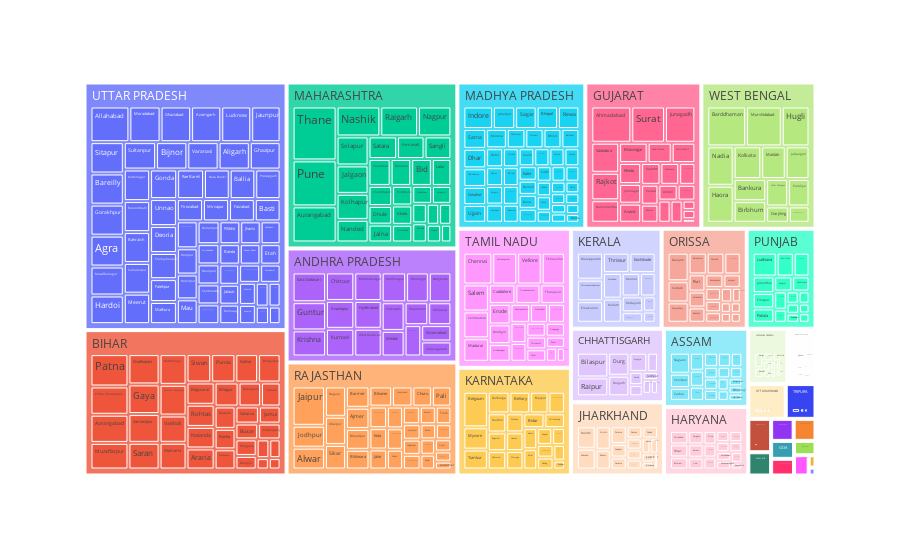

This figure's notebook cell:
### Code cell
px.treemap(temp,path=["State name","District name"],values="Population")

### Figure 1 — Plotly figure (JSON) as saved in the notebook; plotly's stock layout.template omitted (floating-point values rounded to 4 significant figures; data arrays with more than 128 entries replaced by an {"elided": "..."} marker saying what was removed)
{"data": [{"branchvalues": "total", "domain": {"x": [0, 1], "y": [0, 1]}, "hovertemplate": "labels=%{label}<br>Population=%{value}<br>parent=%{parent}<br>id=%{id}<extra></extra>", "ids": {"elided": "539 str values"}, "labels": {"elided": "539 str values"}, "name": "", "parents": {"elided": "539 str values"}, "type": "treemap", "values": {"elided": "539 float values"}}], "layout": {"legend": {"tracegroupgap": 0}, "margin": {"t": 60}}}
